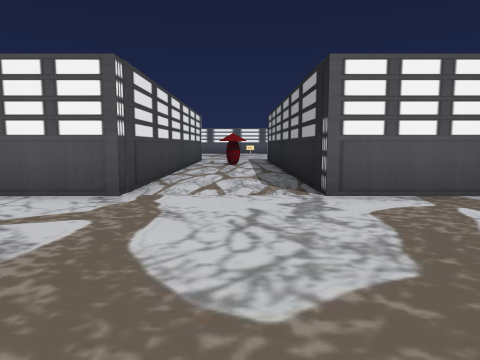
View 1 (above)

17 first-person views from a walk through a scene from a Unity 3-D project. The camera is 1.5 m above the floor, tilts 6° down and sees 70° across. The floor is counted in squares, 2 m on a side. Each view is taken from the middle of a square. On the plan, view 1 faces up. The plan holds only what a view shows up to about 11 squares ahead; the rest is blank. The place goes on beyond the plan. The player is left out.

View 2
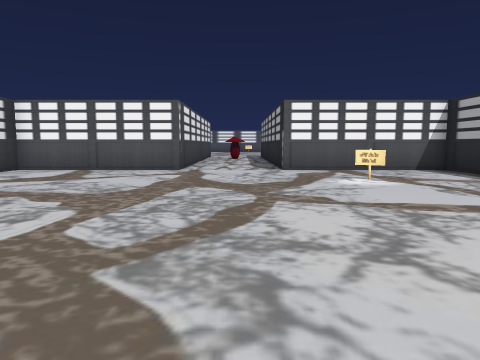

View 3
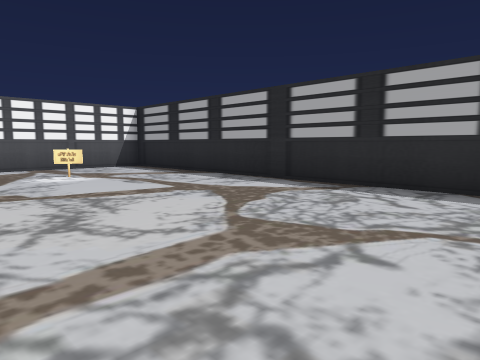

View 4
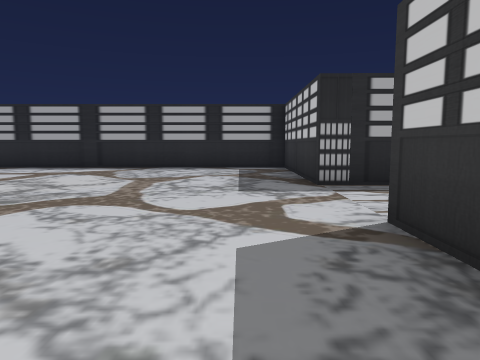

View 5
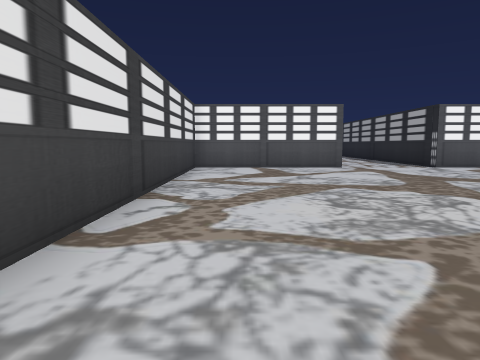

View 6
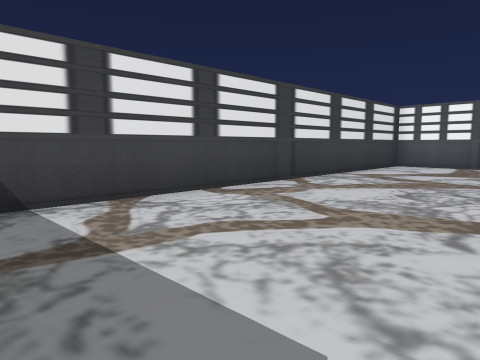

View 7
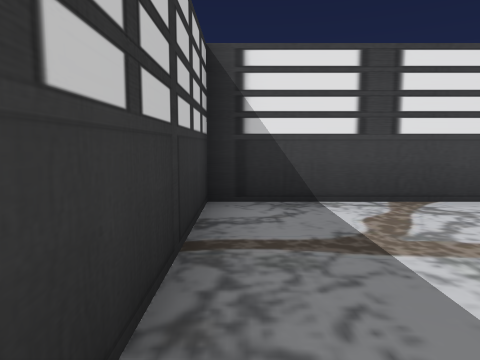

View 8
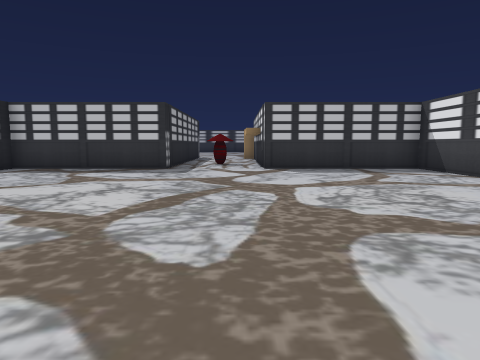

View 9
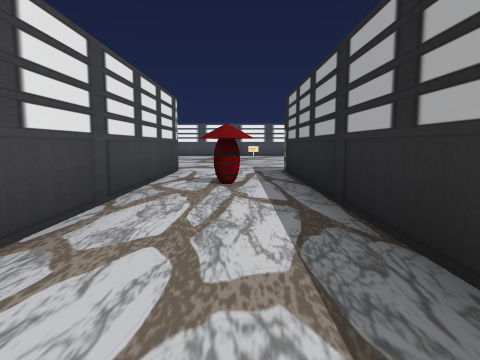

View 10
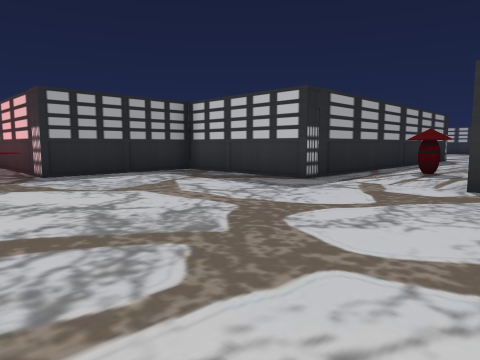

View 11
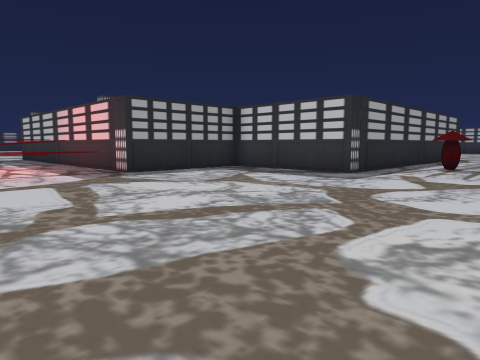

View 12
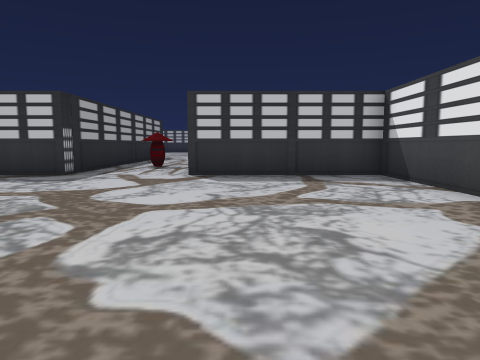

View 13
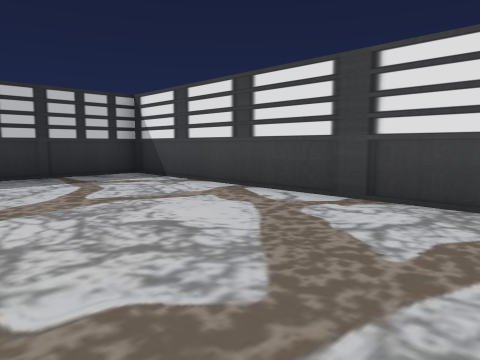

View 14
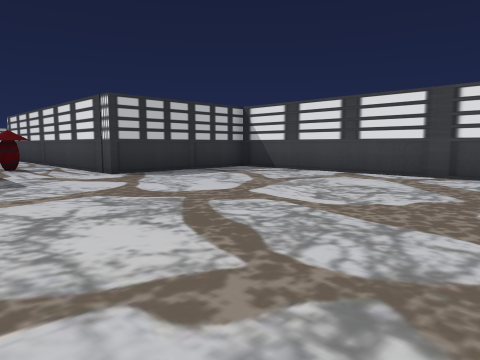

View 15
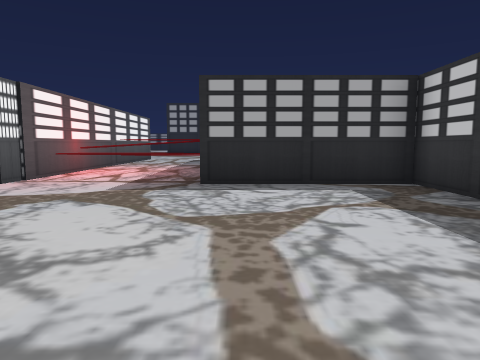

View 16
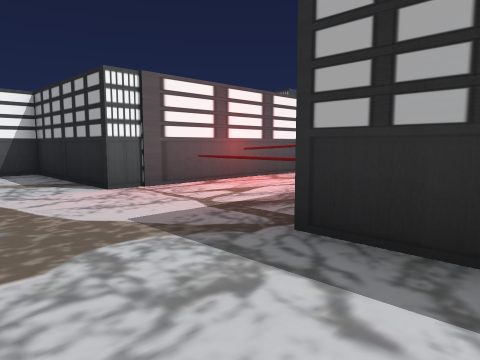

View 17
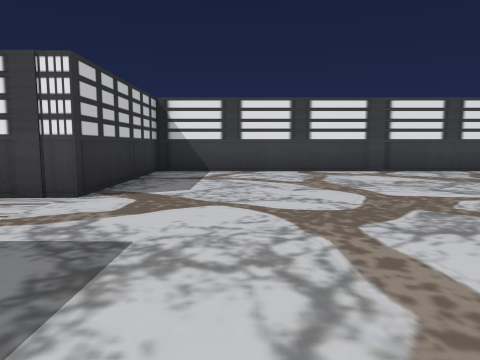

### Floor plan
Points are (right, up) in squares from view 1. A wall is a line through its corners. A room is listed if a view was taken in it or the views show most of it. See-through windows are left out.
Room 1 (views 1, 2, 3, 4, 5, 6, 7, 8)
walls: (1.2, -8.5) (1.2, -7.4) (5.9, -7.4) (5.9, 4.9) (1.2, 4.9); (-1.7, 4.9) (-6.4, 4.9) (-6.4, -7.4) (-1.8, -7.4)
ways out: opening at (0, 5) to room 2
objects: other object (3, 2)
Room 2 (views 9, 10, 11, 12, 13, 14, 15, 16, 17)
walls: (-6.4, 24.5) (-6.4, 15.7) (-1.7, 15.7) (-1.7, 4.9); (9.5, 23.5) (5.4, 23.5) (5.4, 24.5); (1.2, 4.9) (1.2, 15.7) (5.4, 15.7) (5.4, 19.7) (9.5, 19.7)
ways out: opening at (0, 5) to room 1
objects: other object (0, 13)

Where each view was taken, in squares from view 1:
view 1: 0 up, 0 right, facing up
view 2: 5 down, 0 right, facing up
view 3: 6 down, 0 right, facing up-right
view 4: 6 down, 5 left, facing right
view 5: 6 down, 5 left, facing up
view 6: 7 down, 2 left, facing up-left
view 7: 7 down, 2 left, facing left
view 8: 3 up, 1 left, facing down
view 9: 6 up, 0 right, facing up
view 10: 22 up, 3 left, facing down-right
view 11: 24 up, 3 left, facing down-right
view 12: 24 up, 3 left, facing down
view 13: 24 up, 2 left, facing down-left
view 14: 24 up, 2 right, facing down-left
view 15: 19 up, 1 left, facing right
view 16: 18 up, 3 right, facing up-right
view 17: 18 up, 3 right, facing left
